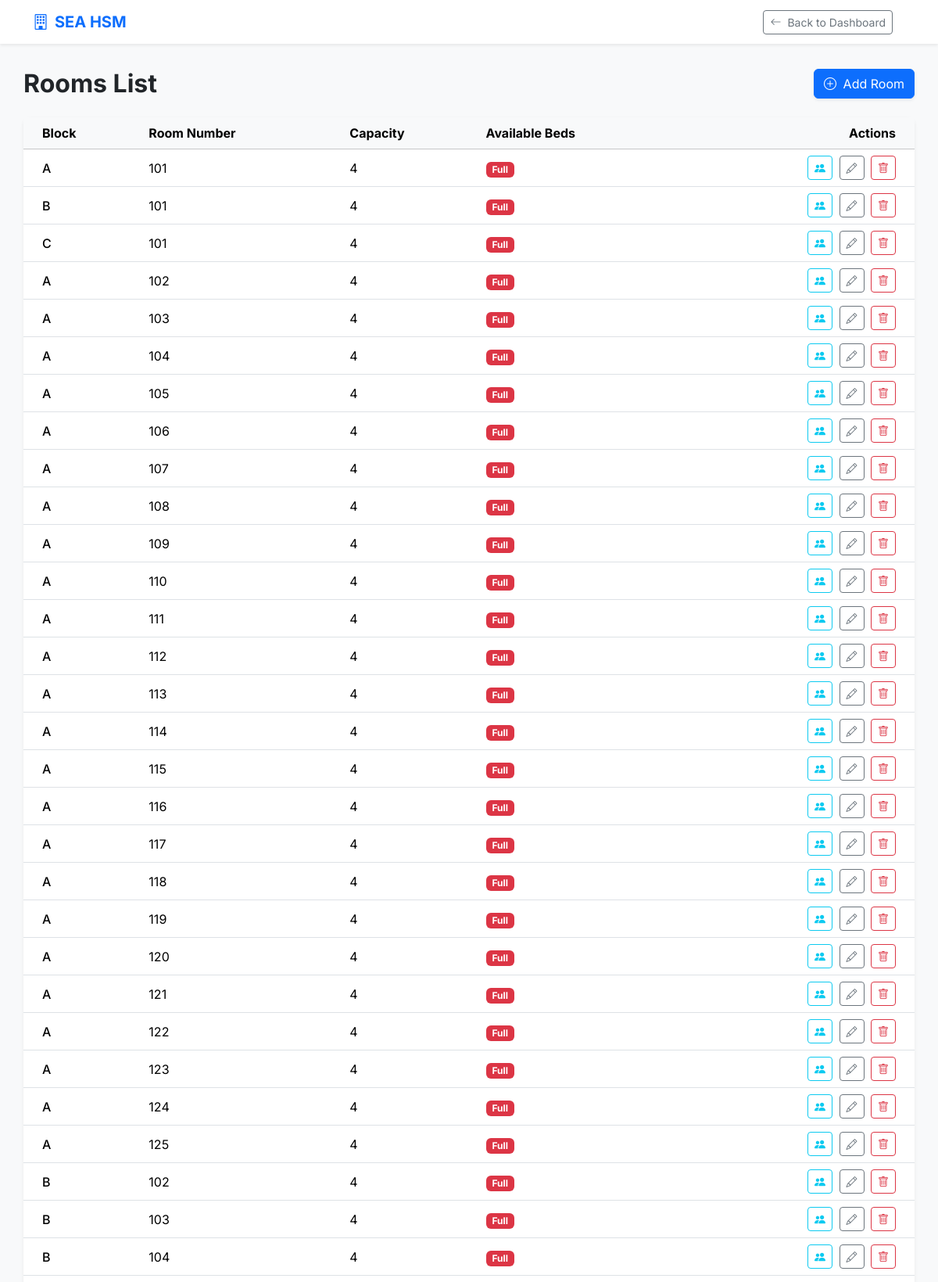
Screenshot of /room/room_list/ (signed in, upper part) with the database file from the repository.
### room/models.py (models this page shows, shortened)
class Room(models.Model):
    block = models.CharField(max_length=5)
    room_no = models.CharField(max_length=10)
    capacity = models.IntegerField()
    class Meta:
        unique_together = ['block', 'room_no']

### room/views.py (the view)
# urls.py: path('room_list/',views.room_list,name = 'room_list'),
@role_required(["Admin", "Warden"])
def room_list(request):
    rooms = Room.objects.annotate(student_count=Count('student'))
    for room in rooms:
        room.vacancy = room.capacity-room.student_count
    return render(request,'room_list.html',{'rooms':rooms})

### room/templates/room_list.html (shortened to what this page needs)
{% extends 'base.html' %}
{% block content %}
<div class="d-flex justify-content-between align-items-center mb-4">
    <h2 class="fw-bold text-dark mb-0">Rooms List</h2>
    {% if request.user.role == 'Admin' or request.user.role == 'Warden' %}
    <a href="{% url 'add_room' %}" class="btn btn-primary shadow-sm">
        <i class="bi bi-plus-circle me-1"></i> Add Room
    </a>
    {% endif %}
</div>
<div class="card border-0 shadow-sm rounded-3">
    <div class="card-body p-0">
        <div class="table-responsive">
            <table class="table table-hover align-middle mb-0">
                <thead class="table-light">
                    <tr>
                        <th class="ps-4">Block</th>
                        <th>Room Number</th>
                        <th>Capacity</th>
                        <th>Available Beds</th>
                        {% if request.user.role == 'Admin' or request.user.role == 'Warden' %}
                        <th class="pe-4 text-end">Actions</th>
                        {% endif %}
                    </tr>
                </thead>
                <tbody>
                    {% for room in rooms %}
                    <tr>
                        <td class="ps-4 fw-medium">{{ room.block }}</td>
                        <td>{{ room.room_no }}</td>
                        <td>{{ room.capacity }}</td>
                        <td>
                            {% if room.vacancy > 0 %}
                            <span class="badge bg-success text-white">{{ room.vacancy }} Available</span>
                            {% else %}
                            <span class="badge bg-danger text-white">Full</span>
                            {% endif %}
                        </td>
                        {% if request.user.role == 'Admin' or request.user.role == 'Warden' %}
                        <td class="pe-4 text-end">
                            <a href="{% url 'room_students' room.id %}" class="btn btn-sm btn-outline-info me-1" title="View Students"><i class="bi bi-people-fill"></i></a>
                            <a href="{% url 'edit_room' room.id %}" class="btn btn-sm btn-outline-secondary me-1" title="Edit Room"><i class="bi bi-pencil"></i></a>
                            <a href="{% url 'delete_room' room.id %}" class="btn btn-sm btn-outline-danger" title="Delete Room"><i class="bi bi-trash"></i></a>
                        </td>
                        {% endif %}
                    </tr>
                    {% empty %}
                    <tr>
                        <td colspan="5" class="text-center text-muted py-4">No rooms found in the system.</td>
                    </tr>
                    {% endfor %}
                </tbody>
            </table>
        </div>
    </div>
</div>
{% endblock %}

### accounts/templates/base.html (style rules this page uses)
body { font-family: 'Inter', sans-serif; background-color: #f8f9fa; }

### rows the page displays
Room: block "A", room_no "101", capacity "4", shows "Full"
Room: block "B", room_no "101", capacity "4", shows "Full"
Room: block "C", room_no "101", capacity "4", shows "Full"
Room: block "A", room_no "102", capacity "4", shows "Full"
Room: block "A", room_no "103", capacity "4", shows "Full"
Room: block "A", room_no "104", capacity "4", shows "Full"
Room: block "A", room_no "105", capacity "4", shows "Full"
Room: block "A", room_no "106", capacity "4", shows "Full"
Room: block "A", room_no "107", capacity "4", shows "Full"
Room: block "A", room_no "108", capacity "4", shows "Full"
Room: block "A", room_no "109", capacity "4", shows "Full"
Room: block "A", room_no "110", capacity "4", shows "Full"
Room: block "A", room_no "111", capacity "4", shows "Full"
Room: block "A", room_no "112", capacity "4", shows "Full"
Room: block "A", room_no "113", capacity "4", shows "Full"
Room: block "A", room_no "114", capacity "4", shows "Full"
Room: block "A", room_no "115", capacity "4", shows "Full"
Room: block "A", room_no "116", capacity "4", shows "Full"
Room: block "A", room_no "117", capacity "4", shows "Full"
Room: block "A", room_no "118", capacity "4", shows "Full"
Room: block "A", room_no "119", capacity "4", shows "Full"
Room: block "A", room_no "120", capacity "4", shows "Full"
Room: block "A", room_no "121", capacity "4", shows "Full"
Room: block "A", room_no "122", capacity "4", shows "Full"
Room: block "A", room_no "123", capacity "4", shows "Full"
Room: block "A", room_no "124", capacity "4", shows "Full"
Room: block "A", room_no "125", capacity "4", shows "Full"
Room: block "B", room_no "102", capacity "4", shows "Full"
Room: block "B", room_no "103", capacity "4", shows "Full"
Room: block "B", room_no "104", capacity "4", shows "Full"
